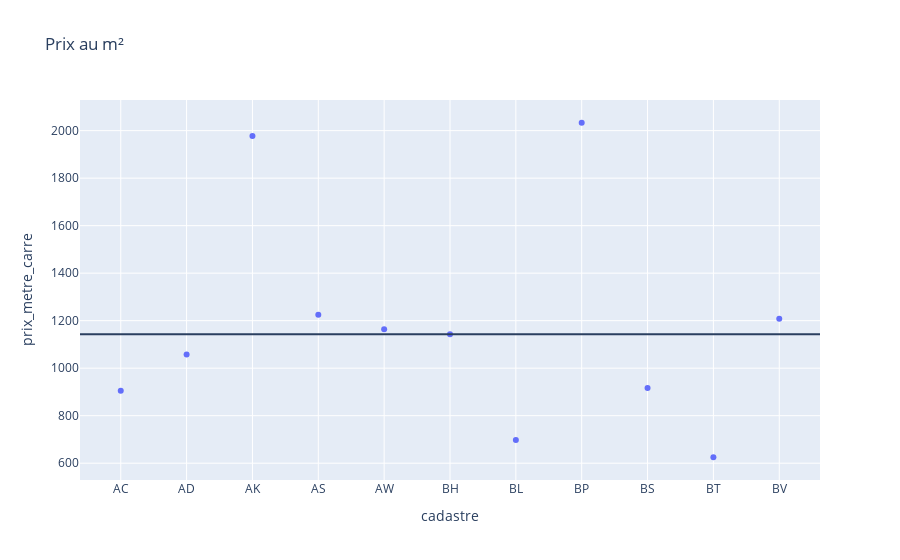

Here is the notebook cell this chart was saved with:
### Code cell
ds = pd.read_pickle('transaction_ser.pkl')
ds.drop(columns=['numero_disposition','nature_mutation','adresse_numero','adresse_suffixe','adresse_nom_voie','adresse_code_voie','code_postal','nature_culture','code_nature_culture_speciale','nature_culture_speciale','code_commune','nom_commune','code_departement','ancien_code_commune','ancien_nom_commune','id_parcelle','ancien_id_parcelle','numero_volume','lot1_numero','lot2_numero','lot3_numero','lot4_numero','lot5_numero','lot4_surface_carrez','lot5_surface_carrez','section_prefixe'], inplace=True)
ds.code_type_local = ds.code_type_local.astype(str)
ds = ds[ds['code_type_local'].isin(['2'])]
ds['surface_jardin'] = ds['surface_terrain'] - ds['surface_reelle_bati']
ds = ds[['valeur_fonciere', 'surface_reelle_bati','nombre_pieces_principales', 'surface_jardin','cadastre']]
ds['prix_metre_carre'] = ds['valeur_fonciere'] / ds['surface_reelle_bati']
ds = ds[~ds['surface_jardin'].notna()]
ds =  ds[ds['prix_metre_carre'] < 4000]
#calculer la moyenne du prix au m² par cadastre*
ds = ds.groupby(['cadastre']).median()
ds = ds.reset_index()


ds2= ds[['cadastre', 'prix_metre_carre']]

#afficher le prix median au m² dans les cadastres avec une ligne pour la medianne totale
import plotly.express as px
fig = px.scatter(ds2, x='cadastre', y='prix_metre_carre', title='Prix au m²')
#ajouter une ligne pour la moyenne totale
fig.add_hline(y=ds2['prix_metre_carre'].median())

### Figure 1 — Plotly figure (JSON) as saved in the notebook; plotly's stock layout.template omitted (floating-point values rounded to 4 significant figures)
{"data": [{"hovertemplate": "cadastre=%{x}<br>prix_metre_carre=%{y}<extra></extra>", "legendgroup": "", "marker": {"color": "#636efa", "symbol": "circle"}, "mode": "markers", "name": "", "orientation": "v", "showlegend": false, "type": "scatter", "x": ["AC", "AD", "AK", "AS", "AW", "BH", "BL", "BP", "BS", "BT", "BV"], "xaxis": "x", "y": [904.8, 1057.0, 1977.0, 1225.0, 1164.0, 1143.0, 697.4, 2033.0, 916.4, 625, 1208.0], "yaxis": "y"}], "layout": {"legend": {"tracegroupgap": 0}, "shapes": [{"type": "line", "x0": 0, "x1": 1, "xref": "x domain", "y0": 1143.0, "y1": 1143.0, "yref": "y"}], "title": {"text": "Prix au m²"}, "xaxis": {"anchor": "y", "domain": [0, 1], "title": {"text": "cadastre"}}, "yaxis": {"anchor": "x", "domain": [0, 1], "title": {"text": "prix_metre_carre"}}}}
